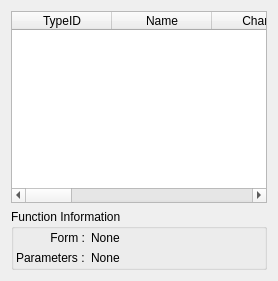
     <widget class="QWidget" name="FFEAtomsTab">
      <attribute name="title">
       <string>Inter</string>
      </attribute>
      <attribute name="toolTip">
       <string>Intermolecular definitions</string>
      </attribute>
      <layout class="QVBoxLayout" name="verticalLayout_5">
       <item>
        <widget class="QTableWidget" name="FFEditorAtomsTable">
         <property name="selectionMode">
          <enum>QAbstractItemView::SingleSelection</enum>
         </property>
         <property name="selectionBehavior">
          <enum>QAbstractItemView::SelectRows</enum>
         </property>
         <column>
          <property name="text">
           <string>TypeID</string>
          </property>
         </column>
         <column>
          <property name="text">
           <string>Name</string>
          </property>
         </column>
         <column>
          <property name="text">
           <string>Charge</string>
          </property>
         </column>
         <column>
          <property name="text">
           <string>VDW Form</string>
          </property>
         </column>
         <column>
          <property name="text">
           <string>Data 1</string>
          </property>
         </column>
         <column>
          <property name="text">
           <string>Data 2</string>
          </property>
         </column>
         <column>
          <property name="text">
           <string>Data 3</string>
          </property>
         </column>
         <column>
          <property name="text">
           <string>Data 4</string>
          </property>
         </column>
         <column>
          <property name="text">
           <string>Data 5</string>
          </property>
         </column>
         <column>
          <property name="text">
           <string>Data 6</string>
          </property>
         </column>
        </widget>
       </item>
       <item>
        <widget class="QGroupBox" name="FFEditorAtomFunctionGroup">
         <property name="title">
          <string>Function Information</string>
         </property>
         <layout class="QHBoxLayout">
          <property name="spacing">
           <number>4</number>
          </property>
          <property name="margin">
           <number>2</number>
          </property>
          <item>
           <layout class="QGridLayout">
            <property name="margin">
             <number>0</number>
            </property>
            <property name="spacing">
             <number>6</number>
            </property>
            <item row="0" column="1">
             <widget class="QLabel" name="FFEditorAtomFormLabel">
              <property name="sizePolicy">
               <sizepolicy hsizetype="Expanding" vsizetype="Preferred">
                <horstretch>0</horstretch>
                <verstretch>0</verstretch>
               </sizepolicy>
              </property>
              <property name="text">
               <string>None</string>
              </property>
             </widget>
            </item>
            <item row="1" column="1">
             <widget class="QLabel" name="FFEditorAtomParametersLabel">
              <property name="sizePolicy">
               <sizepolicy hsizetype="Expanding" vsizetype="Preferred">
                <horstretch>0</horstretch>
                <verstretch>0</verstretch>
               </sizepolicy>
              </property>
              <property name="text">
               <string>None</string>
              </property>
             </widget>
            </item>
            <item row="0" column="0">
             <widget class="QLabel" name="label_6">
              <property name="sizePolicy">
               <sizepolicy hsizetype="Minimum" vsizetype="Preferred">
                <horstretch>0</horstretch>
                <verstretch>0</verstretch>
               </sizepolicy>
              </property>
              <property name="text">
               <string>Form :</string>
              </property>
              <property name="alignment">
               <set>Qt::AlignRight|Qt::AlignTrailing|Qt::AlignVCenter</set>
              </property>
             </widget>
            </item>
            <item row="1" column="0">
             <widget class="QLabel" name="label_7">
              <property name="sizePolicy">
               <sizepolicy hsizetype="Minimum" vsizetype="Preferred">
                <horstretch>0</horstretch>
                <verstretch>0</verstretch>
               </sizepolicy>
              </property>
              <property name="text">
               <string>Parameters :</string>
              </property>
             </widget>
            </item>
           </layout>
          </item>
         </layout>
        </widget>
       </item>
      </layout>
     </widget>
